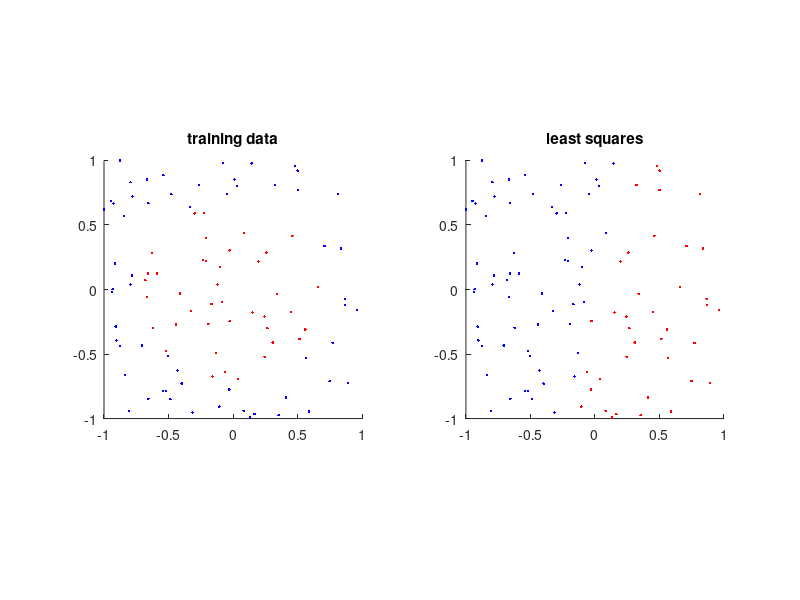

This chart was generated by the following MATLAB code:
% training data and LS

clear
close all

% generate data
m = 100;
n = 2;
b = zeros(m,1);
figure(1); 
subplot(121); hold on;
for i=1:m
    a = 2*rand(2,1)-1;
    A(i,:)=a';
    b(i) = sign(a(1)^2+a(2)^2-.5);
    if b(i)==1
        plot(a(1),a(2),'b.');
    else
        plot(a(1),a(2),'r.');
    end
end
axis('square')
title('training data')

% least squares
subplot(122); hold on;
xLS = pinv(A)*b;
bLS = sign(A*xLS);

for i=1:m
    a = A(i,:);
    if bLS(i)==1
        plot(a(1),a(2),'b.');
    else
        plot(a(1),a(2),'r.');
    end
end
axis('square')
title('least squares')

